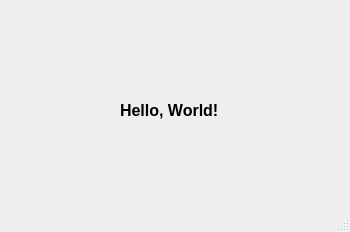
<?xml version="1.0" encoding="UTF-8"?>
<ui version="4.0">
 <class>MainWindow</class>
 <widget class="QMainWindow" name="MainWindow">
  <property name="geometry">
   <rect>
    <x>0</x>
    <y>0</y>
    <width>350</width>
    <height>232</height>
   </rect>
  </property>
  <property name="windowTitle">
   <string>MainWindow</string>
  </property>
  <widget class="QWidget" name="centralwidget">
   <widget class="QLabel" name="label">
    <property name="geometry">
     <rect>
      <x>120</x>
      <y>80</y>
      <width>281</width>
      <height>61</height>
     </rect>
    </property>
    <property name="font">
     <font>
      <pointsize>12</pointsize>
      <bold>true</bold>
     </font>
    </property>
    <property name="text">
     <string>Hello, World!</string>
    </property>
   </widget>
  </widget>
  <widget class="QStatusBar" name="statusbar"/>
 </widget>
 <resources/>
 <connections/>
</ui>
